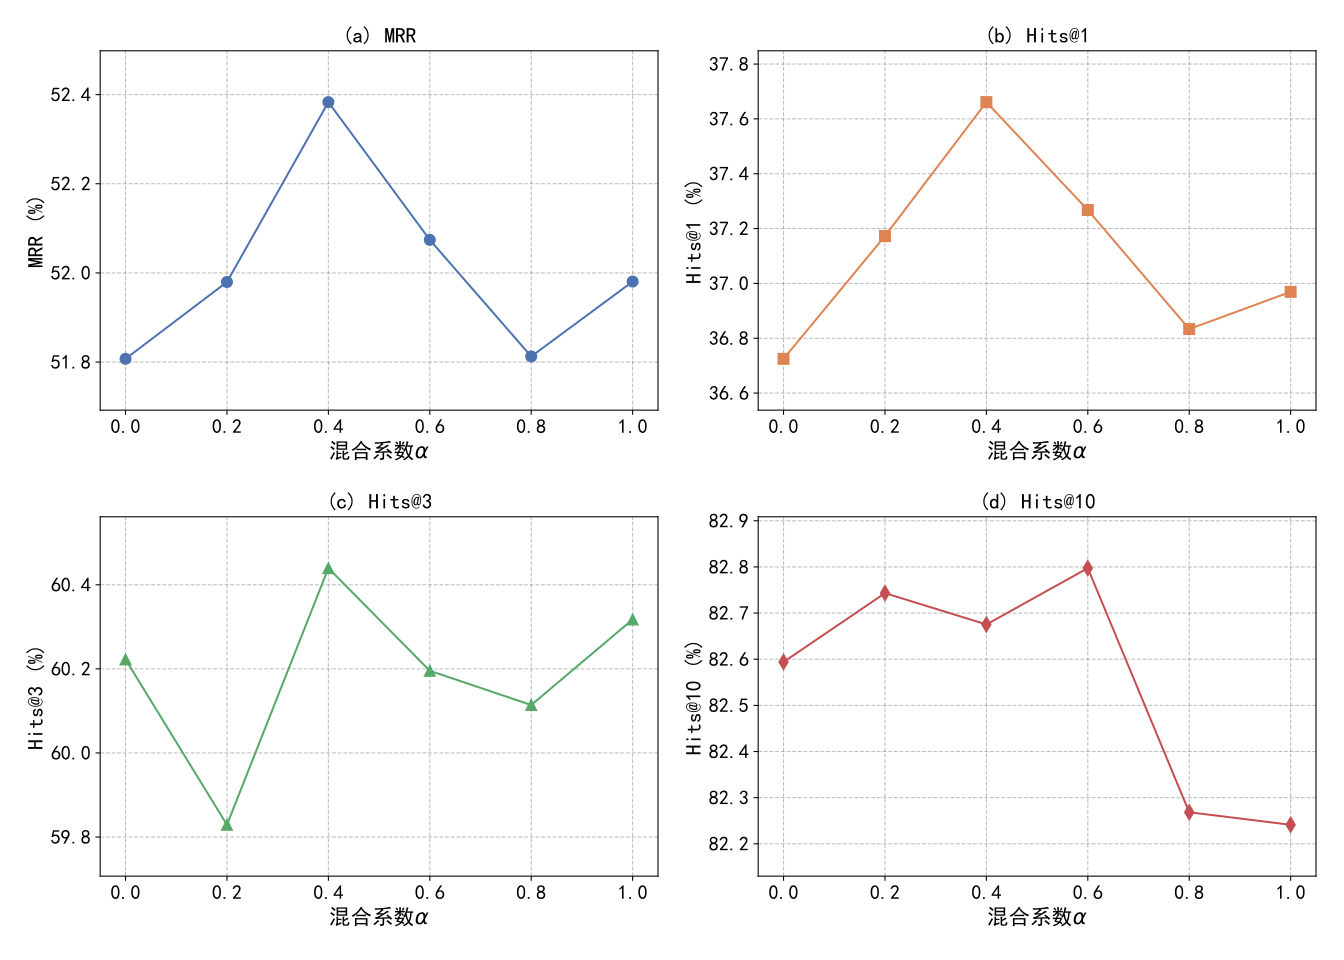

The Python source for this figure:
import matplotlib.pyplot as plt
import numpy as np

# 设置字体
plt.rcParams['font.sans-serif'] = ['SimHei']  # 优先使用黑体，保证中文正常显示
plt.rcParams['axes.unicode_minus'] = False  # 用来正常显示负号

# Data Preparation
# X-axis: time-embedding-alpha values
alpha_values = [0, 0.2, 0.4, 0.6, 0.8, 1.0]

# Y-axis: Metrics
raw_mrr = [0.518073, 0.519796, 0.523831, 0.520741, 0.518126, 0.519806]
raw_hits1 = [0.367250, 0.371727, 0.376611, 0.372677, 0.368335, 0.369692]
raw_hits3 = [0.602225, 0.598291, 0.604396, 0.601954, 0.601140, 0.603175]
raw_hits10 = [0.825940, 0.827432, 0.826753, 0.827974, 0.822684, 0.822412]

# Convert to percentage scale (multiplying by 100) to match common paper styles
mrr_data = [x * 100 for x in raw_mrr]
hits1_data = [x * 100 for x in raw_hits1]
hits3_data = [x * 100 for x in raw_hits3]
hits10_data = [x * 100 for x in raw_hits10]

# Set global font size suitable for papers
plt.rcParams.update({'font.size': 14})

# Create 2x2 subplot layout
fig, axs = plt.subplots(2, 2, figsize=(14, 10))

# Define a generic plotting function to ensure consistent style
def plot_metric(ax, x_data, y_data, title, color, marker, y_label):
    ax.plot(x_data, y_data, marker=marker, color=color, linewidth=1.5, markersize=8)
    ax.set_xlabel(r'混合系数$\alpha$', fontsize=16) # Using LaTeX for alpha symbol
    ax.set_ylabel(y_label, fontsize=16)
    ax.set_title(title, fontsize=16)
    
    # Grid settings matching the reference style
    ax.grid(True, linestyle='--', color='gray', alpha=0.5)
    
    # Tick params
    ax.set_xticks(x_data)
    ax.tick_params(axis='both', which='major', labelsize=15)
    
    # Dynamic Y-axis limits with padding
    y_min, y_max = min(y_data), max(y_data)
    padding = (y_max - y_min) * 0.2
    if padding == 0: padding = 0.5
    ax.set_ylim(y_min - padding, y_max + padding)

# 1. MRR (Top-Left, Blue theme)
plot_metric(axs[0, 0], alpha_values, mrr_data, '(a) MRR', '#4c72b0', 'o', 'MRR (%)')

# 2. Hits@1 (Top-Right, Orange theme)
# Note: Hits@1 typically follows MRR closely but is strictly harder
plot_metric(axs[0, 1], alpha_values, hits1_data, '(b) Hits@1', '#dd8452', 's', 'Hits@1 (%)')

# 3. Hits@3 (Bottom-Left, Green theme)
plot_metric(axs[1, 0], alpha_values, hits3_data, '(c) Hits@3', '#55a868', '^', 'Hits@3 (%)')

# 4. Hits@10 (Bottom-Right, Red theme)
plot_metric(axs[1, 1], alpha_values, hits10_data, '(d) Hits@10', '#c44e52', 'd', 'Hits@10 (%)')

# Adjust layout to prevent overlapping labels
fig.tight_layout(pad=1.5)

# Save the figure
output_filename = './results/plot_time_embedding_alpha_5.3.svg'
plt.savefig(output_filename, format='svg')
print(f"Plot saved to {output_filename}")
